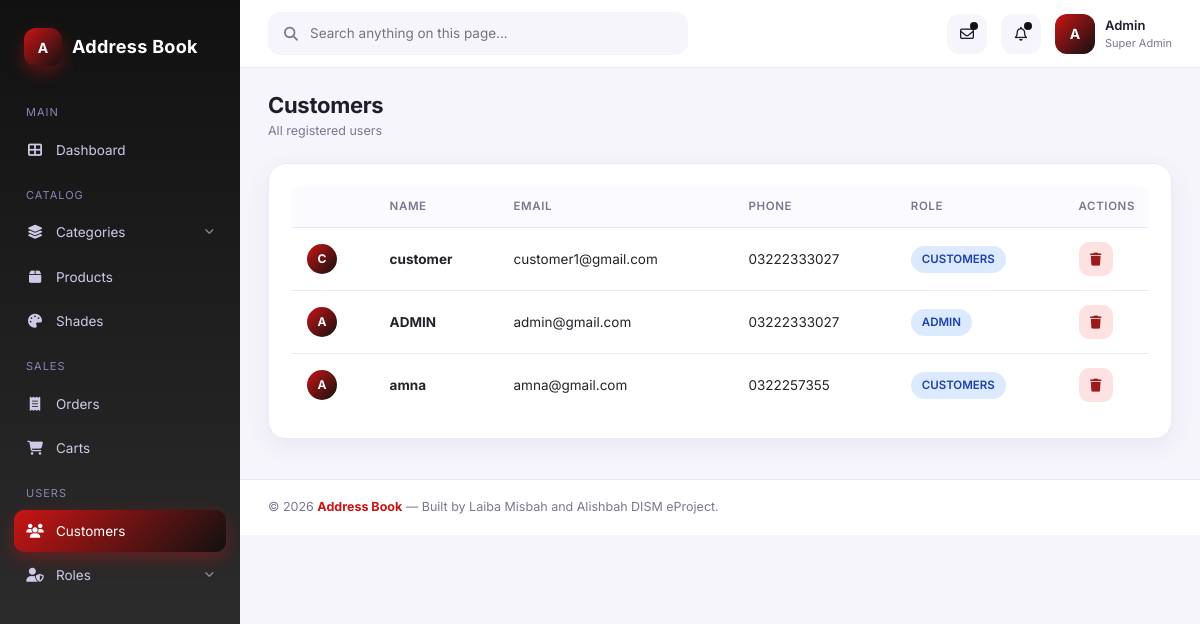
Screenshot of /admin/viewusers.php with the database file from the repository.
### tables this page shows
CREATE TABLE `users` (
  `user_id` int(11) NOT NULL,
  `name` varchar(100) DEFAULT NULL,
  `email` varchar(100) DEFAULT NULL,
  `password` varchar(100) DEFAULT NULL,
  `role_id` int(11) DEFAULT NULL,
  `address` text DEFAULT NULL,
  `phone` varchar(20) DEFAULT NULL,
  `dob` date DEFAULT NULL,
  `remarks` text DEFAULT NULL
);

CREATE TABLE `role` (
  `id` int(11) NOT NULL,
  `name` varchar(100) NOT NULL
);

### admin/viewusers.php (the view, shortened to what this page needs)
<?php
include 'header.php';
$rows=mysqli_query($con,"SELECT u.*, r.name role_name FROM users u LEFT JOIN role r ON u.role_id=r.id ORDER BY u.user_id DESC");
?>
<div class="page-header"><div><h1>Customers</h1><div class="crumb">All registered users</div></div></div>
<div class="card">
  <div class="table-wrap">
    <table class="data">
      <thead><tr><th></th><th>Name</th><th>Email</th><th>Phone</th><th>Role</th><th style="width:80px">Actions</th></tr></thead>
      <tbody>
      <?php if($rows && mysqli_num_rows($rows)>0): while($r=mysqli_fetch_assoc($rows)): ?>
        <tr>
          <td><div class="avatar-sm"><?= strtoupper(substr($r['name']??'?',0,1)) ?></div></td>
          <td><strong><?= htmlspecialchars($r['name']) ?></strong></td>
          <td><?= htmlspecialchars($r['email']) ?></td>
          <td><?= htmlspecialchars($r['phone']??'-') ?></td>
          <td><span class="pill blue"><?= htmlspecialchars($r['role_name']??'User') ?></span></td>
          <td><a href="?del_id=<?= $r['user_id'] ?>" class="btn btn-danger btn-icon" onclick="return confirm('Delete user?')"><i class="fas fa-trash"></i></a></td>
        </tr>
      <?php endwhile; else: ?>
        <tr><td colspan="6" class="text-center text-muted py-4">No users</td></tr>
      <?php endif; ?>
      </tbody>
    </table>
  </div>
</div>
<?php include 'footer.php'; ?>

### assets/admin/css/style.css (style rules this page uses)
:root { --bg:#f6f5fb; --surface:#ffffff; --surface-2:#fbfaff; --text:#1f1d2b; --text-muted:#7a7891; --border:#ece9f5; --primary:#ca1515; --primary-2:#111111; --pink:#111111; --blue:#3b82f6; --cyan:#06b6d4; --green:#10b981; --orange:#f59e0b; --red:#ca1515; --gold:#fbbf24; --grad-purple: linear-gradient(135deg,#ca1515 0%, #111111 100%); --grad-orange: linear-gradient(135deg,#ca1515 0%, #f59e0b 100%); --grad-blue: linear-gradient(135deg,#ca1515 0%, #3b82f6 100%); --grad-green: linear-gradient(135deg,#ca1515 0%, #10b981 100%); --shadow-sm: 0 2px 6px rgba(40,30,80,.05); --shadow: 0 8px 24px rgba(80,60,140,.08); --shadow-lg: 0 20px 40px rgba(80,60,140,.12); --radius: 18px; --radius-sm: 12px; --sidebar-w: 240px; }
* { box-sizing:border-box; }
html,body { margin:0;padding:0;background:var(--bg);color:var(--text); font-family:'Inter','Segoe UI',system-ui,-apple-system,sans-serif; font-size:14px;-webkit-font-smoothing:antialiased; }
a { color:inherit;text-decoration:none; }
.page-header { display:flex;align-items:center;justify-content:space-between;margin-bottom:22px; }
.page-header h1 { margin:0;font-size:22px;font-weight:700;letter-spacing:-.3px; }
.page-header .crumb { font-size:12.5px;color:var(--text-muted);margin-top:4px; }
.card { background:var(--surface);border-radius:var(--radius); box-shadow:var(--shadow);padding:22px;border:1px solid var(--border); }
.table-wrap { overflow-x:auto;border-radius:var(--radius-sm); }
table.data { width:100%;border-collapse:separate;border-spacing:0; }
table.data thead th { text-align:left;font-size:11.5px;text-transform:uppercase;letter-spacing:.6px; color:var(--text-muted);font-weight:600;padding:12px 14px;background:var(--surface-2); border-bottom:1px solid var(--border); }
table.data tbody td { padding:14px;border-bottom:1px solid var(--border);font-size:13.5px;vertical-align:middle; }
table.data tbody tr:last-child td { border-bottom:none; }
.pill { display:inline-flex;align-items:center;gap:5px;padding:5px 11px;border-radius:999px; font-size:11.5px;font-weight:600; }
.pill.blue { background:#dbeafe;color:#1e40af; }
.btn { display:inline-flex;align-items:center;gap:8px;padding:10px 18px;border-radius:12px; font-size:13px;font-weight:600;border:none;cursor:pointer;transition:all .2s; }
.btn-danger { background:#fee2e2;color:#991b1b; }
.btn-icon { width:34px;height:34px;border-radius:10px;display:inline-grid;place-items:center;padding:0; }
.avatar-sm { width:34px;height:34px;border-radius:50%;background:var(--grad-purple); color:#fff;display:grid;place-items:center;font-size:12px;font-weight:700;border:2px solid #fff; }

### rows the page displays
users: name "C", name "customer", email "customer1@gmail.com", phone "03222333027", role.name "CUSTOMERS"
users: name "A", name "ADMIN", email "admin@gmail.com", phone "03222333027", role.name "ADMIN"
users: name "A", name "amna", email "amna@gmail.com", phone "0322257355", role.name "CUSTOMERS"
